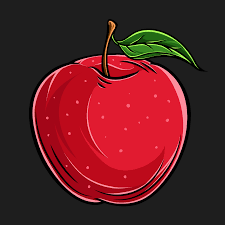
#> input picture python/Fruits Classification/test/Apple/Apple (12).png, 225 x 225 px, found by its file name
$ python resize_andapply_filter_to_image.py
#> lines starting #> are read from the running program, lines starting #| are printed output that depends on the picture
from PIL import Image
from PIL.ImageFile import ImageFile

# Amishav Cohen

if __name__ == '__main__':
    im = Image.open(r'C:\Users\amish\PycharmProjects\MLandJavaHW\python\Fruits Classification\test\Apple\Apple (12).png')
#> im is the input picture: PIL image 225x225 P; mean R, G, B 91, 31, 34.7
    im = im.resize((im.width//2, im.height//2))
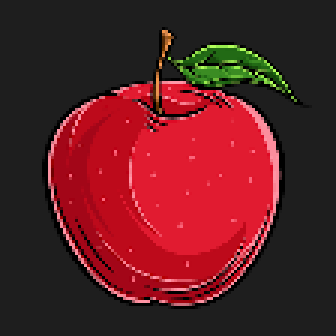
#> im: PIL image 112x112 P (shown 3 times larger); mean R, G, B 91.6, 31.1, 34.9
    im = im.convert('L')
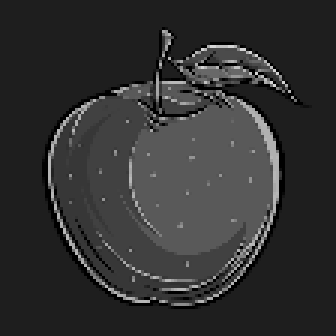
#> im: PIL image 112x112 L (shown 3 times larger); min 0, max 214, mean 49.6

    im.show()

$ run again, with python/Fruits Classification/test/Apple/Apple (1133).jpeg saved as python/Fruits Classification/test/Apple/Apple (12).png
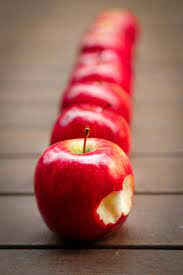
#> input picture python/Fruits Classification/test/Apple/Apple (1133).jpeg, 183 x 275 px, found by its file name
#> im is the input picture: PIL image 183x275 RGB; mean R, G, B 156.1, 100, 91.4
#> `im = im.resize((im.width//2, im.height//2))`:
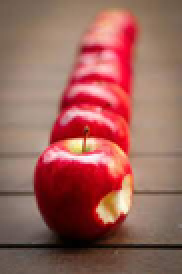
#> im: PIL image 91x137 RGB (shown 2 times larger); mean R, G, B 156.1, 100.1, 91.4
#> `im = im.convert('L')`:
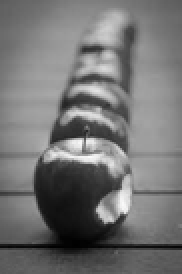
#> im: PIL image 91x137 L (shown 2 times larger); min 0, max 252, mean 115.8
